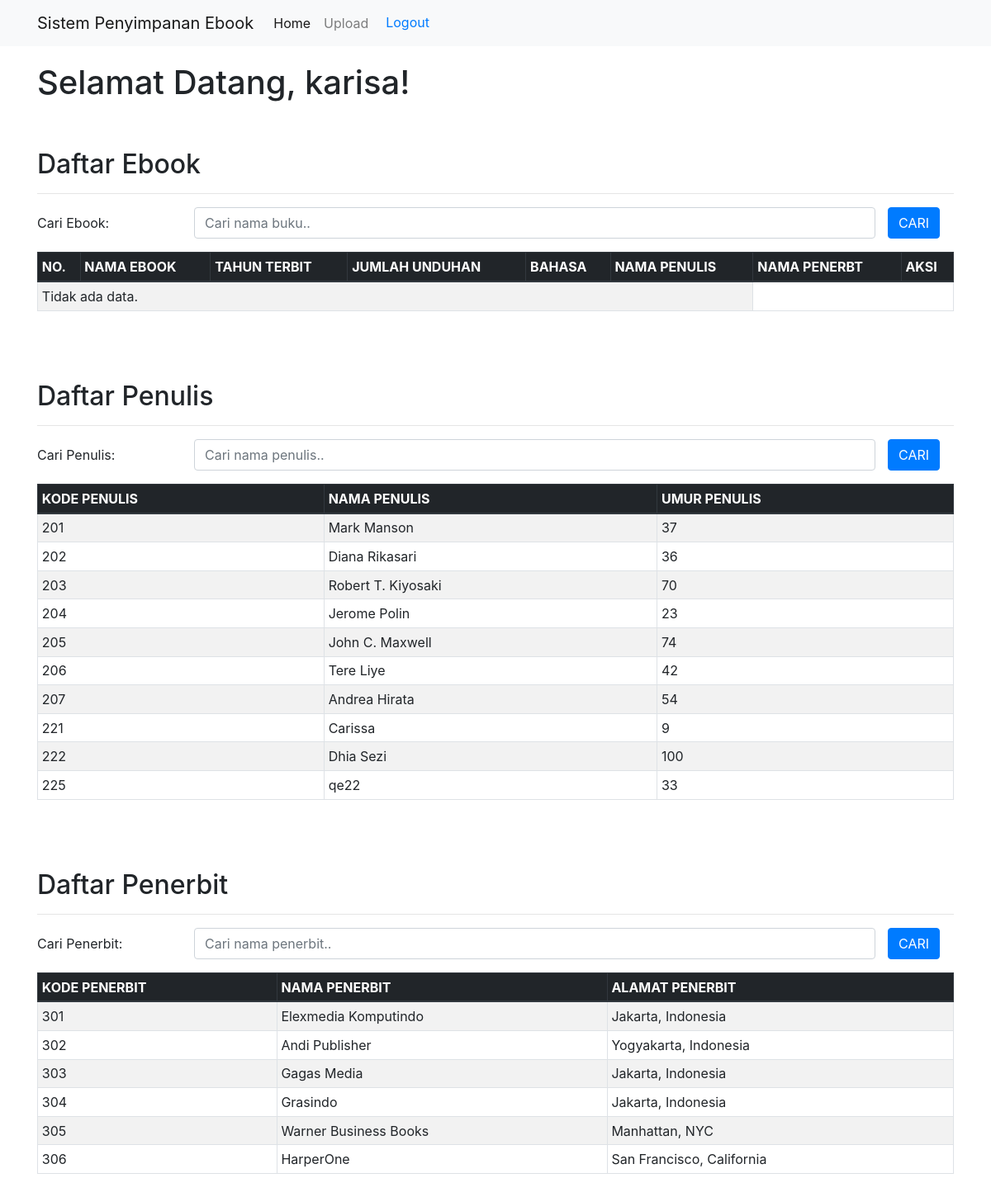
The page /virHome.php (signed in) on the database its author committed.
### tables this page shows
CREATE TABLE `penulis` (
  `id_penulis` int(3) NOT NULL,
  `nama` varchar(100) NOT NULL,
  `umur` int(3) NOT NULL,
  `is_delete` bit(1) NOT NULL DEFAULT b'0'
);

CREATE TABLE `penerbit` (
  `id_penerbit` int(3) NOT NULL,
  `nama` varchar(100) NOT NULL,
  `alamat` varchar(150) NOT NULL,
  `is_delete` bit(1) NOT NULL DEFAULT b'0'
);

### virHome.php (the view, shortened to what this page needs)
<?php
include('config.php');
?>
<!DOCTYPE html>
<html lang="en">
<head>
    <link rel="stylesheet" href="https://stackpath.bootstrapcdn.com/bootstrap/4.1.3/css/bootstrap.min.css">
</head>
<body>
    <form action="" method="POST" class="login-email">
	<nav class="navbar navbar-expand-lg navbar-light bg-light">
		<div class="container">
			<a class="navbar-brand" href="#">Sistem Penyimpanan Ebook</a>
			<div class="collapse navbar-collapse" id="navbarSupportedContent">
				<ul class="navbar-nav mr-auto">
					<li class="nav-item active">
						<a class="nav-link" href="virHome.php">Home</a>
					</li>
					<li class="nav-item">
						<a class="nav-link" href="virTambah.php">Upload</a>
					</li>
                    <li>
                        <div class="input-group">
                            <a href="logout.php" class="btn">Logout</a>
                        </div>
                    </li>
				</ul>
			</div>
		</div>
	</nav>
	<div class="container" style="margin-top:20px">
		<?php echo "<h1>Selamat Datang, " . $_SESSION['username'] ."!". "</h1>"; ?>
        <br></br>
		<h2>Daftar Ebook</h2>
		<hr>
		<form action="" method="post">
			<div class="form-group row">
				<label class="col-sm-2 col-form-label">Cari Ebook: </label>
				<div class="col-sm-9">
					<input type="text" name="cari_buku" class="form-control"
					 placeholder="Cari nama buku.." size="4" autocomplete = "off">
				</div>
				<div class="col-sm-15">
					<input type="submit" name="cariBuku" class="btn btn-primary" value="CARI">
				</div>
			</div>
		</form>
		<table class="table table-striped table-hover table-sm table-bordered">
			<thead class="thead-dark">
				<tr>
					<th>NO.</th>
					<th>NAMA EBOOK</th>
					<th>TAHUN TERBIT</th>
					<th>JUMLAH UNDUHAN</th>
					<th>BAHASA</th>
					<th>NAMA PENULIS</th>
					<th>NAMA PENERBT</th>
					<th>AKSI</th>
				</tr>
			</thead>
			<tbody>
				<?php
				if(isset($_POST['cariBuku'])){
					$cari_buku = $_POST['cari_buku'];
					$buku = mysqli_query($conn, "SELECT A.id_buku, A.judul, A.tahun, A.jml_unduhan, A.bahasa, A.book_file, A.status_buku, B.nama AS nama_penerbit,
					C.nama AS nama_penulis from buku A INNER JOIN penerbit B ON A.kd_penerbit = B.id_penerbit
					INNER JOIN penulis C ON A.kd_penulis = C.id_penulis WHERE a.is_delete = 0 and b.is_delete = 0 and c.is_delete = 0 and a.status_buku = 1
					AND (A.judul LIKE '%".$cari_buku."%')");
				}else{
					$buku = mysqli_query($conn, "SELECT A.id_buku, A.judul, A.tahun, A.jml_unduhan, A.bahasa, A.book_file, A.status_buku, B.nama AS nama_penerbit,
										C.nama AS nama_penulis from buku A INNER JOIN penerbit B ON A.kd_penerbit = B.id_penerbit
										INNER JOIN penulis C ON A.kd_penulis = C.id_penulis WHERE status_buku = 1");
				}
				if(mysqli_num_rows($buku) > 0){
					$no = 1;
					while($data = mysqli_fetch_array($buku)){
						echo '
						<tr>
							<td>'.$no.'</td>
							<td>'.$data['judul'].'</td>
							<td>'.$data['tahun'].'</td>
							<td>'.$data['jml_unduhan'].'</td>
							<td>'.$data['bahasa'].'</td>
							<td>'.$data['nama_penulis'].'</td>
							<td>'.$data['nama_penerbit'].'</td>
							<td>
								<a href="download.php?book_file='.$data['book_file'].'" class="badge badge-success">Download</a>
							</td>
						</tr>
						';
						$no++;
					}
				}else{
					echo '
					<tr>
						<td colspan="6">Tidak ada data.</td>
					</tr>
					';
				}
				?>
		</table>
	</div>
    <br> </br>
	<div class="container" style="margin-top:20px">
		<h2>Daftar Penulis</h2>
		<hr>
		<form action="" method="post">
			<div class="form-group row">
				<label class="col-sm-2 col-form-label">Cari Penulis: </label>
				<div class="col-sm-9">
					<input type="text" name="cari_penulis" class="form-control"
					 placeholder="Cari nama penulis.." size="4" autocomplete = "off">
				</div>
				<div class="col-sm-15">
					<input type="submit" name="cariPenulis" class="btn btn-primary" value="CARI">
				</div>
			</div>
		</form>
		<table class="table table-striped table-hover table-sm table-bordered">
			<thead class="thead-dark">
				<tr>
					<th>KODE PENULIS</th>
					<th>NAMA PENULIS</th>
					<th>UMUR PENULIS</th>
				</tr>
			</thead>
			<tbody>
			<?php
				if(isset($_POST['cariPenulis'])){
					$cari_penulis = $_POST['cari_penulis'];
					$penulis = mysqli_query($conn, "SELECT * FROM penulis WHERE is_delete=0 AND (nama LIKE '%".$cari_penulis."%')");
				}else{
					$penulis = mysqli_query($conn, "SELECT * FROM penulis WHERE is_delete=0  ORDER BY id_penulis ASC") or die(mysqli_error($conn));
				}
				if(mysqli_num_rows($penulis) > 0){
					while($data = mysqli_fetch_array($penulis)){
						echo '
						<tr>
							<td>'.$data['id_penulis'].'</td>
							<td>'.$data['nama'].'</td>
							<td>'.$data['umur'].'</td>
						</tr>
						';
					}
				}else{
					echo '
					<tr>
						<td colspan="6">Tidak ada data.</td>
					</tr>
					';
				}
				?>
		</table>
	</div>
	    <br> </br>
		<div class="container" style="margin-top:20px">
		<h2>Daftar Penerbit</h2>
		<hr>
		<form action="" method="post">
			<div class="form-group row">
				<label class="col-sm-2 col-form-label">Cari Penerbit: </label>
				<div class="col-sm-9">
					<input type="text" name="cari_penerbit" class="form-control"
					 placeholder="Cari nama penerbit.." size="4" autocomplete = "off">
				</div>
				<div class="col-sm-15">
					<input type="submit" name="cariPenerbit" class="btn btn-primary" value="CARI">
				</div>
			</div>
		</form>
		<table class="table table-striped table-hover table-sm table-bordered">
			<thead class="thead-dark">
				<tr>
					<th>KODE PENERBIT</th>
					<th>NAMA PENERBIT</th>
					<th>ALAMAT PENERBIT</th>
				</tr>
			</thead>
			<tbody>
		<?php
			if(isset($_POST['cariPenerbit'])){
				$cari_penerbit = $_POST['cari_penerbit'];
				$penerbit = mysqli_query($conn, "SELECT * FROM penerbit WHERE is_delete=0 AND (nama LIKE '%".$cari_penerbit."%')");
			}else{
                $penerbit = mysqli_query($conn, "SELECT * FROM penerbit WHERE is_delete=0 ORDER BY id_penerbit ASC") or die(mysqli_error($conn));
			}
				if(mysqli_num_rows($penerbit) > 0){
					while($data = mysqli_fetch_array($penerbit)){
						echo '
						<tr>
							<td>'.$data['id_penerbit'].'</td>
							<td>'.$data['nama'].'</td>
							<td>'.$data['alamat'].'</td>
						</tr>
						';
					}
				}else{
					echo '
					<tr>
						<td colspan="6">Tidak ada data.</td>
					</tr>
					';
				}
				?>
		</table>
	</div>
    <br> </br>
    </form>
</body>
</html>

### rows shown on the page
penulis: id_penulis "201", nama "Mark Manson", umur "37"
penulis: id_penulis "202", nama "Diana Rikasari", umur "36"
penulis: id_penulis "203", nama "Robert T. Kiyosaki", umur "70"
penulis: id_penulis "204", nama "Jerome Polin", umur "23"
penulis: id_penulis "205", nama "John C. Maxwell", umur "74"
penulis: id_penulis "206", nama "Tere Liye", umur "42"
penulis: id_penulis "207", nama "Andrea Hirata", umur "54"
penulis: id_penulis "221", nama "Carissa", umur "9"
penulis: id_penulis "222", nama "Dhia Sezi", umur "100"
penulis: id_penulis "225", nama "qe22", umur "33"
penerbit: id_penerbit "301", nama "Elexmedia Komputindo", alamat "Jakarta, Indonesia"
penerbit: id_penerbit "302", nama "Andi Publisher", alamat "Yogyakarta, Indonesia"
penerbit: id_penerbit "303", nama "Gagas Media", alamat "Jakarta, Indonesia"
penerbit: id_penerbit "304", nama "Grasindo", alamat "Jakarta, Indonesia"
penerbit: id_penerbit "305", nama "Warner Business Books", alamat "Manhattan, NYC"
penerbit: id_penerbit "306", nama "HarperOne", alamat "San Francisco, California"

### other values the page prints
$_SESSION['username'] "karisa"
